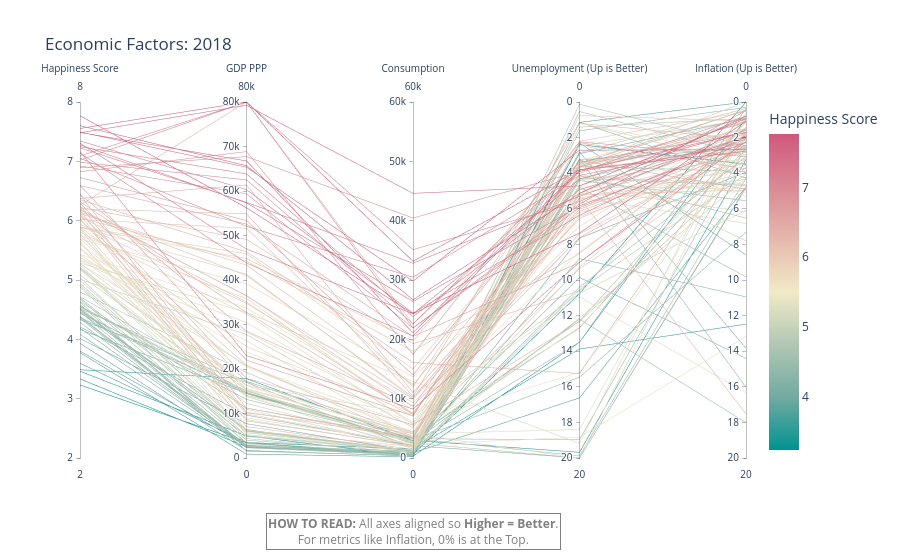
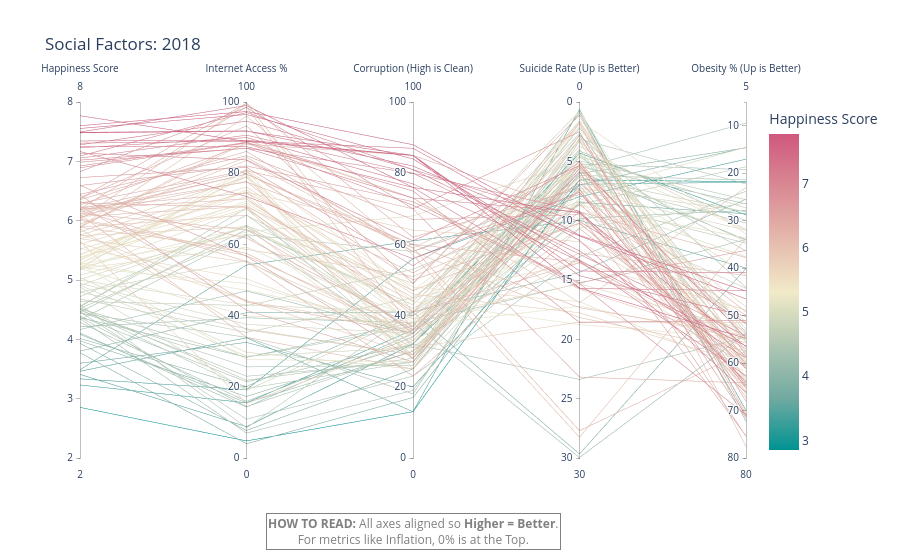
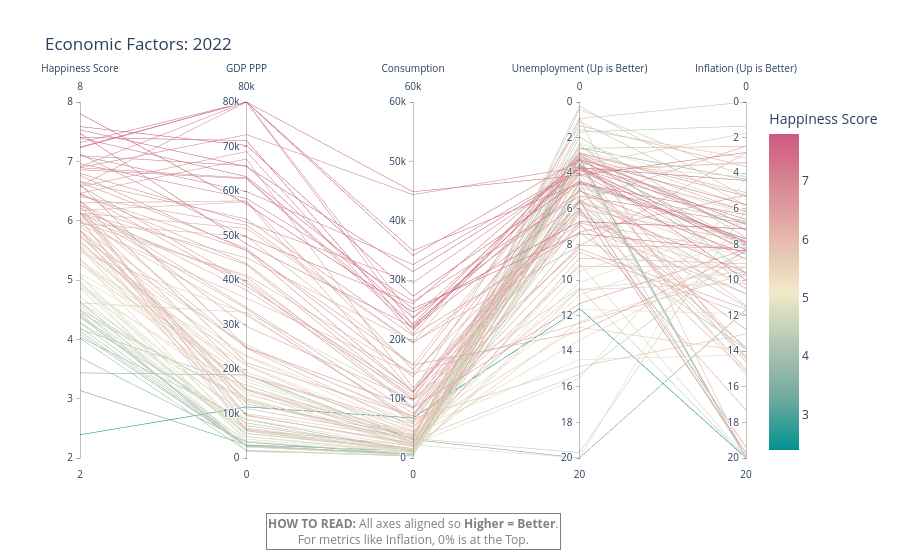
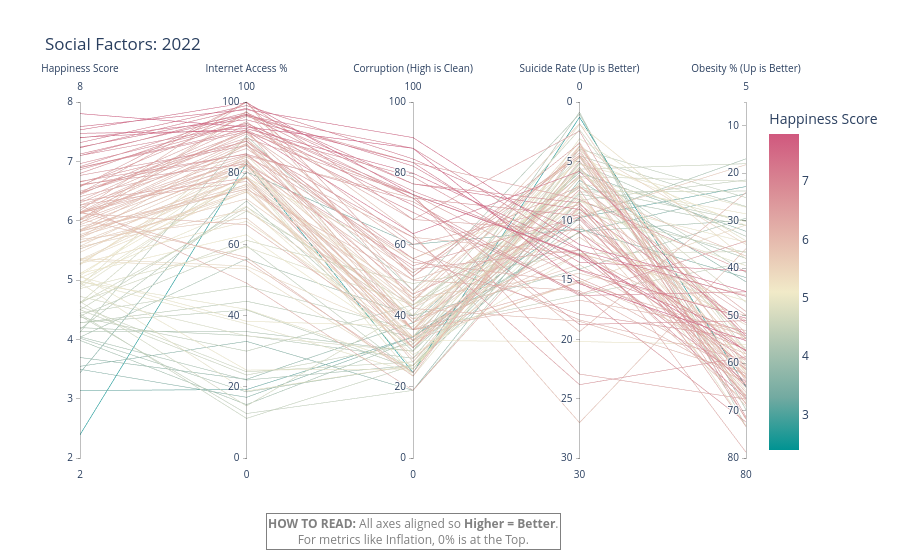

These figures' notebook cell, in order:
### Code cell
import plotly.express as px
import pandas as pd

# --- CONFIGURATION ---
years_to_plot = [2018, 2022]

# 1. Define Variable Sets
econ_vars = ['happiness_score', 'gdp_per_capita_ppp', 'consumption_per_capita_usd', 
             'unemployment_rate', 'inflation_pct']
social_vars = ['happiness_score', 'internet_users_pct', 'corruption_index', 
               'suicide_rate', 'overweight_pct']

# 2. LIST OF VARIABLES TO REVERSE (Top = Low Value)
vars_to_reverse = ['unemployment_rate', 'inflation_pct', 'suicide_rate', 'overweight_pct']

# 3. LABELS
labels_config = {
    'happiness_score': 'Happiness Score',
    'gdp_per_capita_ppp': 'GDP PPP',
    'consumption_per_capita_usd': 'Consumption',
    'internet_users_pct': 'Internet Access %',
    'corruption_index': 'Corruption (High is Clean)',
    'unemployment_rate': 'Unemployment (Up is Better)',
    'inflation_pct': 'Inflation (Up is Better)',
    'suicide_rate': 'Suicide Rate (Up is Better)',
    'overweight_pct': 'Obesity % (Up is Better)'
}

# 4. MASTER LIMITS (REAL, POSITIVE RANGES)
# UPDATED: GDP is now capped at 80k
LIMITS = {
    'happiness_score': [2, 8],
    'gdp_per_capita_ppp': [0, 80000],    # <--- UPDATED to 80k
    'consumption_per_capita_usd': [0, 60000],
    'unemployment_rate': [0, 20],        # 0 to 20 (Positive!)
    'inflation_pct': [0, 20],            # 0 to 20 (Positive!)
    'internet_users_pct': [0, 100],
    'corruption_index': [0, 100],
    'suicide_rate': [0, 30],             
    'overweight_pct': [5, 80]            
}

# --- HELPER FUNCTION ---
def prep_data(df_in, year, cols_needed):
    dff = df_in[df_in['year'] == year].copy()
    dff = dff.dropna(subset=cols_needed)
    
    for col in cols_needed:
        if col in LIMITS:
            lower, upper = LIMITS[col]
            # Clip data so outliers (e.g. GDP > 80k) sit at the edge
            dff[col] = dff[col].clip(lower=lower, upper=upper)
    return dff

def add_guide_annotation(fig):
    fig.add_annotation(
        text="<b>HOW TO READ:</b> All axes aligned so <b>Higher = Better</b>.<br>"
             "For metrics like Inflation, 0% is at the Top.",
        xref="paper", yref="paper", x=0.5, y=-0.25, showarrow=False,
        font=dict(size=12, color="gray"), bgcolor="white", bordercolor="gray", borderwidth=1
    )
    fig.update_layout(margin=dict(b=100))

# --- PLOTTING LOOP ---
for year in years_to_plot:
    
    # ---------------------------
    # CHART A: ECONOMICS
    # ---------------------------
    df_econ = prep_data(df, year, econ_vars)
    if not df_econ.empty:
        fig_econ = px.parallel_coordinates(
            df_econ,
            dimensions=econ_vars,
            color='happiness_score',
            color_continuous_scale=px.colors.diverging.Tealrose,
            title=f"Economic Factors: {year} ",
            labels=labels_config
        )
        # APPLY RANGES (AND REVERSE SPECIFIC AXES)
        for dim in fig_econ.data[0].dimensions:
            for col, label in labels_config.items():
                if label == dim.label and col in LIMITS:
                    lower, upper = LIMITS[col]
                    # If it's a "Bad" variable, swap the range: [Max, Min]
                    if col in vars_to_reverse:
                        dim.range = [upper, lower] # e.g., [20, 0]
                    else:
                        dim.range = [lower, upper] # e.g., [0, 80000]
        
        add_guide_annotation(fig_econ)
        
        # Enable High-Res Download (Solution 2)
        config_econ = {
            'toImageButtonOptions': {
                'format': 'svg', 'filename': f'Economics_{year}_PositiveAxis',
                'height': 900, 'width': 1600, 'scale': 1
            }
        }
        fig_econ.show(config=config_econ)

    # ---------------------------
    # CHART B: SOCIAL
    # ---------------------------
    df_social = prep_data(df, year, social_vars)
    if not df_social.empty:
        fig_social = px.parallel_coordinates(
            df_social,
            dimensions=social_vars,
            color='happiness_score',
            color_continuous_scale=px.colors.diverging.Tealrose,
            title=f"Social Factors: {year} ",
            labels=labels_config
        )
        # APPLY RANGES (AND REVERSE SPECIFIC AXES)
        for dim in fig_social.data[0].dimensions:
            for col, label in labels_config.items():
                if label == dim.label and col in LIMITS:
                    lower, upper = LIMITS[col]
                    if col in vars_to_reverse:
                        dim.range = [upper, lower] 
                    else:
                        dim.range = [lower, upper]

        add_guide_annotation(fig_social)
        
        config_social = {
            'toImageButtonOptions': {
                'format': 'svg', 'filename': f'Social_{year}_PositiveAxis',
                'height': 900, 'width': 1600, 'scale': 1
            }
        }
        fig_social.show(config=config_social)
